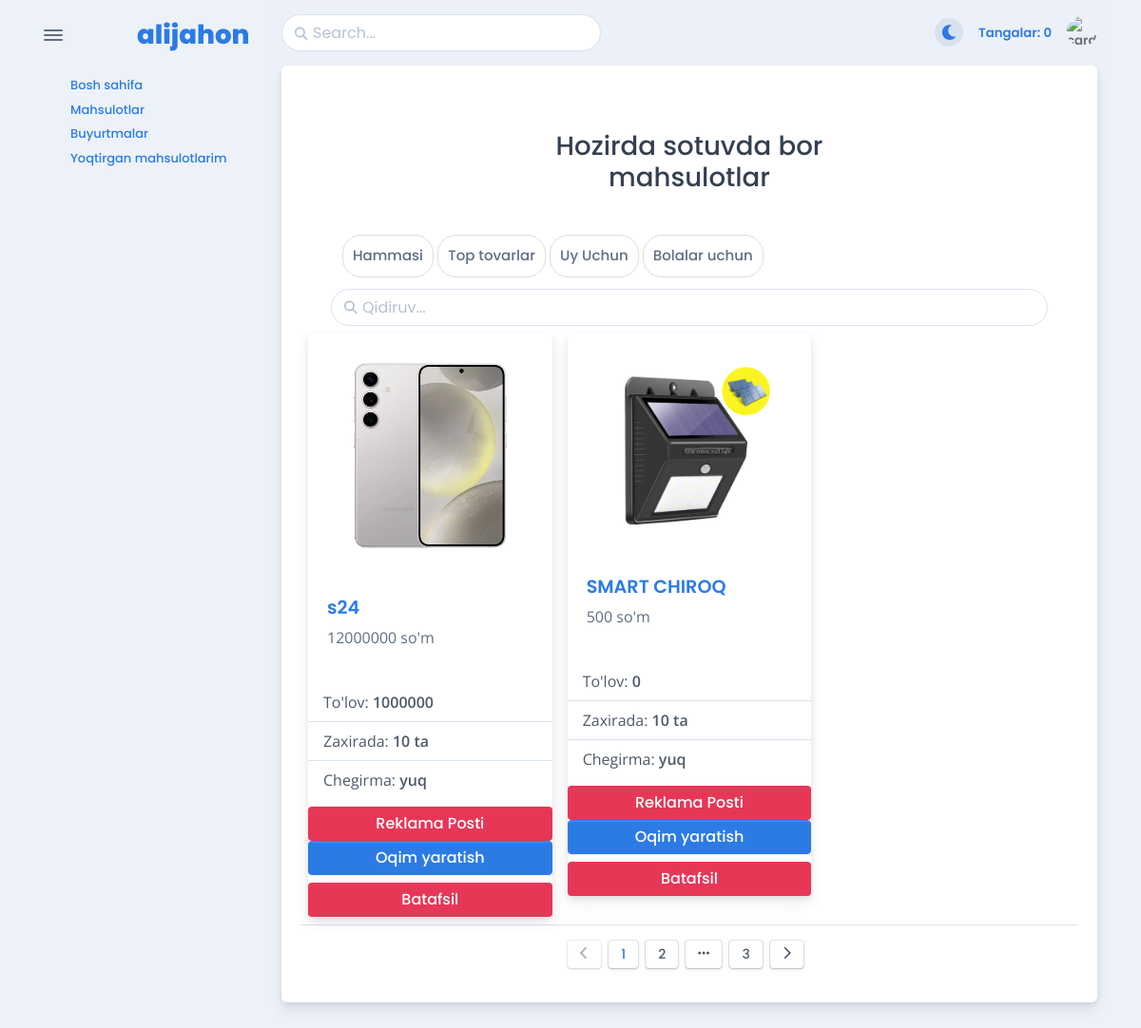
/admin-page/market/, run on the app's committed database.
### apps/models/shop.py (models this page shows)
class Category(SlugBaseModel):
    image = ImageField(upload_to='categories/%Y/%m/%d')

class Product(SlugBaseModel, TimeBaseModel):
    description = CKEditor5Field(verbose_name="Mahsulot Haqida")
    image = ImageField(verbose_name="Mahsulot Rasmi", upload_to='products/%Y/%m/%d')
    price = PositiveIntegerField(verbose_name="Mahsulot Narxi")
    quantity = PositiveSmallIntegerField(verbose_name="Mahsulot Soni")
    category = ForeignKey('apps.Category', CASCADE, verbose_name="Mahsulot Categoriasi", related_name='products')
    payment_referral = PositiveIntegerField(verbose_name="Oqim Egasiga Beriladigan Pul", help_text="so'mda", default=0,
                                            null=True,
                                            blank=True)
    class Meta:
        ordering = '-created_at',

### apps/views/orders.py (the view)
# urls.py: path('admin-page/market/', MarketListView.as_view(), name='market'),
class MarketListView(ProductListView):
    template_name = 'apps/admin-page/market.html'
    def get_queryset(self):
        qs = super().get_queryset()
        if search := self.request.GET.get('search'):
            qs = qs.filter(Q(name__icontains=search) | Q(description__icontains=search))
        if category_slug := self.request.GET.get('category'):
            if category_slug == 'top':
                qs = qs.annotate(order_count=Count('order')).filter(
                    order__status=Order.StatusType.DELIVERED).order_by('-order_count', '-order__quantity')
            else:
                qs = qs.filter(category__slug=category_slug)
        return qs

### apps/templatetags/category_tags.py (called while the page is built)
@register.filter(name='is_current_category')
def is_current_category(page, category_slug=None):
    current_category = page.split('category/')[-1][:-1]
    if (category_slug is None and current_category == '') or current_category == category_slug:
        return 'active'
    return ''

### apps/views/products.py (called while the page is built)
    def get_context_data(self, *, object_list=None, **kwargs):
        ctx = super().get_context_data(object_list=object_list, **kwargs)
        ctx['categories'] = Category.objects.all()
        return ctx

    def get_queryset(self):
        qs = super().get_queryset()
        if search := self.request.GET.get('search'):
            qs = qs.filter(Q(name__icontains=search) | Q(description__icontains=search))
        return qs

### templates/apps/admin-page/market.html (shortened to what this page needs)
{% extends  'apps/base.html' %}
{% load category_tags %}
{% block content %}
    <div class="card mb-3">
        <div class="card-body">
            <div class="container">
                <br>
                <br>
                <h3 class="text-center"> Hozirda sotuvda bor <br> mahsulotlar </h3>
                <br>
                <div class="container border-bottom-4">
                    <div class="header_tab_menu">
                        <div class="header_menu" style="overflow: auto">
                            <a href="{% url 'market' %}" class="btn btn-default {{ request.path|is_current_category }}">
                                Hammasi </a>
                            <a href="?category=top" class="btn btn-default"> Top tovarlar </a>
                            {% for category in categories %}
                                <a href="?category={{ category.slug }}"
                                   class="btn btn-default {{ request.path|is_current_category:category.slug }}"> {{ category.name }} </a>
                            {% endfor %}
                        </div>
                        <div class="search-box" style="width: 100%;">
                            <form class="position-relative" style="width: 100%" data-bs-display="static"
                                  autocomplete="off">
                                <input id="search-input" name="search" class="form-control search-input" type="search"
                                       placeholder="Qidiruv..." aria-label="Search"/>
                                <span class="fas fa-search search-box-icon"></span>
                            </form>
                        </div>
                    </div>
                </div>
                <div class="row">
                    {% for product in products %}
                        <div class="col-sm-4 p-2">
                            <div class="card">
                                <a href="{% url 'product_detail' product.slug %}" target="_blank">
                                    <img class="card-img-top" src="{{ product.image.url }}"
                                         alt="{{ product.name }}">
                                </a>
                                <div class="card-body">
                                    <h5 class="card-title">
                                        <a href="{% url 'product_detail' product.slug %}"
                                           target="_blank">
                                            {{ product.name }}
                                        </a>
                                    </h5>
                                    <p class="text-muted"> {{ product.price }} so'm </p>
                                </div>
                                <ul class="list-group list-group-flush">
                                    <li class="list-group-item">To'lov: <strong>{{ product.payment_referral }} </strong>
                                    </li>
                                    <li class="list-group-item">Zaxirada: <strong> {{ product.quantity }} ta </strong>
                                    </li>
                                    <li class="list-group-item">Chegirma: <strong> yuq </strong>
                                    </li>
                                </ul>
                                <a href="https://t.me/alijahon_uz_Internet_magazin"
                                   class="btn bg-danger text-white mt-2">Reklama
                                    Posti</a>
                                <button class="btn btn-primary btn_open_modal" type="button" data-bs-toggle="modal"
                                        data-bs-target="#exampleModal" name="{{ product.id }}">
                                    Oqim yaratish
                                </button>
                                <a href="{% url 'statistic_product' product.id %}"
                                   class="btn bg-danger text-white mt-2">Batafsil</a>
                            </div>
                        </div>
                    {% endfor %}
                    {% include 'apps/parts/_pagination.html' %}
                </div>
            </div>
        </div>
    </div>
{% endblock %}

### templates/apps/parts/_header.html (style rules this page uses)
.search-box .search-box-icon { position: absolute; color: var(--falcon-400); top: 50%; right: 0.9rem; -webkit-transform: translateY(-48%); -ms-transform: translateY(-48%); transform: translateY(-48%); }

### templates/apps/admin-page/market.html (style rules this page uses)
.header_menu { padding: 12px; }
.header_menu .btn-default { border: 1px solid #ddd; border-radius: 20px; padding: 10px; font-size: 15px; }

### data on the page
Category: name "Uy Uchun"
Category: name "Bolalar uchun"
Product: image (picture), name "s24", price "12000000", payment_referral "1000000", quantity "10"
Product: image (picture), name "SMART CHIROQ", price "500", payment_referral "0", quantity "10"

### other printed values
{{ page_obj.number }} "1"
{{ page_obj.next_page_number }} "2"
{{ page_obj.paginator.num_pages }} "3"
